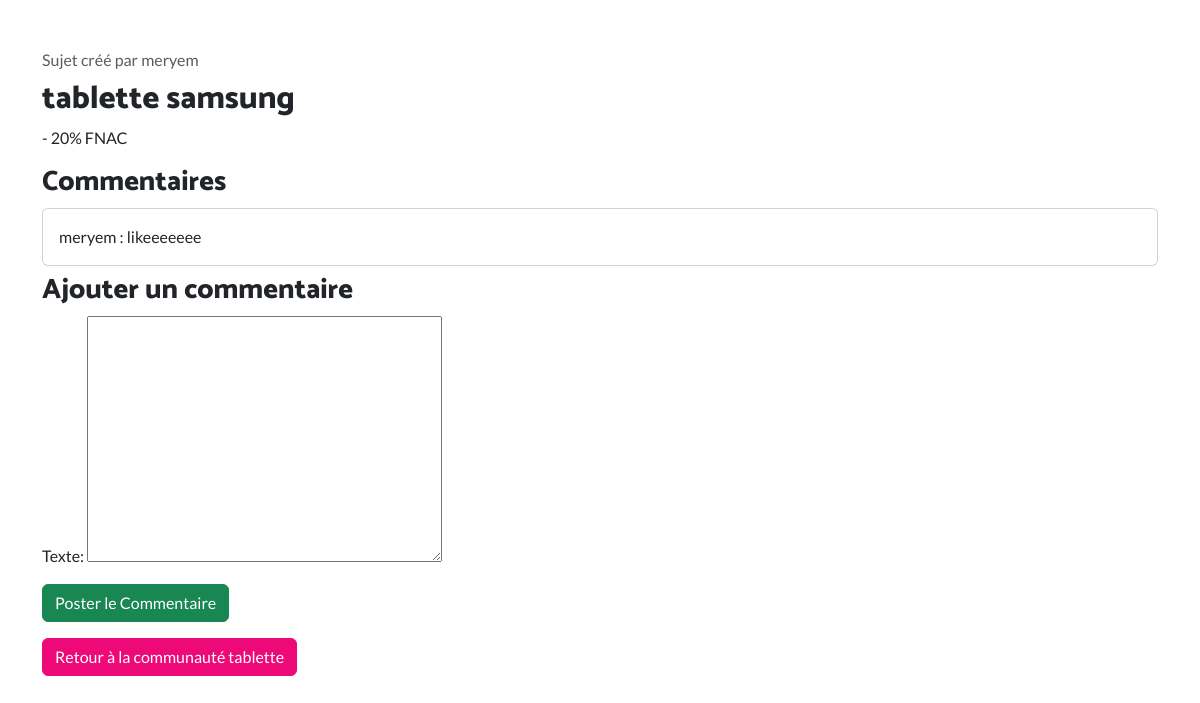
The page /sujets_tablette/1/ on the database its author committed.
### api/models.py (models this page shows, shortened)
class Sujet_tablette(models.Model):
    titre = models.CharField(max_length=200)
    description = models.TextField()
    date_creation = models.DateTimeField(auto_now_add=True)
    auteur = models.ForeignKey(settings.AUTH_USER_MODEL, on_delete=models.CASCADE)

class Commentaire_tablette(models.Model):
    sujet_tablette = models.ForeignKey(Sujet_tablette, on_delete=models.CASCADE, related_name='commentaires')
    texte = models.TextField()
    date_post = models.DateTimeField(auto_now_add=True)
    auteur = models.ForeignKey(settings.AUTH_USER_MODEL, on_delete=models.CASCADE)

### api/views.py (the view)
# urls.py: path('sujets_tablette/<int:sujet_tablette_id>/', views.details_sujet_tablette, name='details_sujet_tablette'),
def details_sujet_tablette(request, sujet_tablette_id):
    sujet_tablette = Sujet_tablette.objects.get(id=sujet_tablette_id)
    commentaires = sujet_tablette.commentaires.all()  # Utilisez 'commentaires' ici
    if request.method == 'POST':
        form = Commentaire_tabletteForm(request.POST)
        if form.is_valid():
            commentaire_tablette = form.save(commit=False)
            commentaire_tablette.sujet_tablette = sujet_tablette
            commentaire_tablette.auteur = request.user
            commentaire_tablette.save()
            return redirect('details_sujet_tablette', sujet_tablette_id=sujet_tablette.id)
    else:
        form = Commentaire_tabletteForm()
    return render(request, 'details_sujet_tablette.html', {'sujet_tablette': sujet_tablette, 'commentaires': commentaires, 'form': form})

### api/forms.py
class Commentaire_tabletteForm(forms.ModelForm):
    class Meta:
        model = Commentaire_tablette
        fields = ['texte']

### templates/details_sujet_tablette.html (shortened to what this page needs)
{% load static %}
<html lang="en">
<head>
  <link rel="stylesheet" href="{% static 'bootstrap/css/bootstrap.min.css' %}" />
  <link rel="stylesheet" href="{% static 'css/styles.min.css' %}" />
</head>
<body>
    <div class="container mt-5">
        <p class="card-subtitle mb-2 text-muted">Sujet créé par {{ sujet_tablette.auteur.username }}</p>
        <h2>{{ sujet_tablette.titre }}</h2>
        <p>{{ sujet_tablette.description }}</p>
        <h3>Commentaires</h3>
        {% for commentaire in sujet_tablette.commentaires.all %}
        <div class="card my-2">
            <div class="card-body">
                <p class="card-text">{{ commentaire.auteur.username }} : {{ commentaire.texte }}</p>
            </div>
        </div>
        {% empty %}
        <p>Aucun commentaire pour ce sujet.</p>
        {% endfor %}
        <h3>Ajouter un commentaire</h3>
        <form method="post">
            {{ form.as_p }}
            <button type="submit" class="btn btn-success">Poster le Commentaire</button>
        </form>
        <a class="btn btn-primary" href="{% url 'communaute_tablette' %}">Retour à la communauté tablette</a>
    </div>
</body>
</html>

### rows shown on the page
Sujet_tablette: auteur.username "meryem", titre "tablette samsung", description "- 20% FNAC"
Commentaire_tablette: auteur.username "meryem", texte "likeeeeeee"
